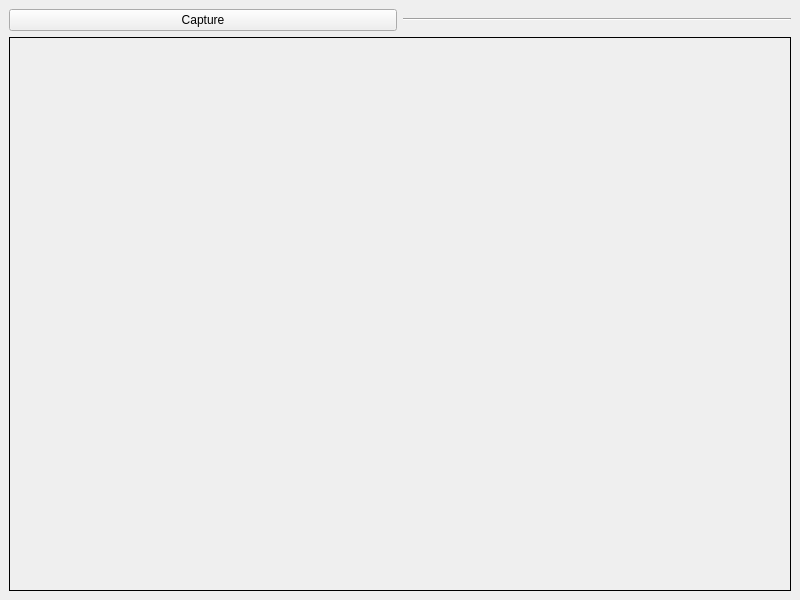
<?xml version="1.0" encoding="UTF-8"?>
<ui version="4.0">
 <class>MainWindow</class>
 <widget class="QMainWindow" name="MainWindow">
  <property name="geometry">
   <rect>
    <x>0</x>
    <y>0</y>
    <width>800</width>
    <height>600</height>
   </rect>
  </property>
  <property name="windowTitle">
   <string>MainWindow</string>
  </property>
  <widget class="QWidget" name="centralwidget">
   <layout class="QGridLayout" name="gridLayout">
    <item row="0" column="0">
     <widget class="QPushButton" name="btn_capture">
      <property name="text">
       <string>Capture</string>
      </property>
     </widget>
    </item>
    <item row="0" column="1">
     <widget class="Line" name="line">
      <property name="orientation">
       <enum>Qt::Horizontal</enum>
      </property>
     </widget>
    </item>
    <item row="1" column="0" colspan="2">
     <widget class="QLabel" name="lbl_frame">
      <property name="minimumSize">
       <size>
        <width>500</width>
        <height>500</height>
       </size>
      </property>
      <property name="frameShape">
       <enum>QFrame::Box</enum>
      </property>
      <property name="text">
       <string/>
      </property>
     </widget>
    </item>
   </layout>
  </widget>
 </widget>
 <resources/>
 <connections/>
</ui>
